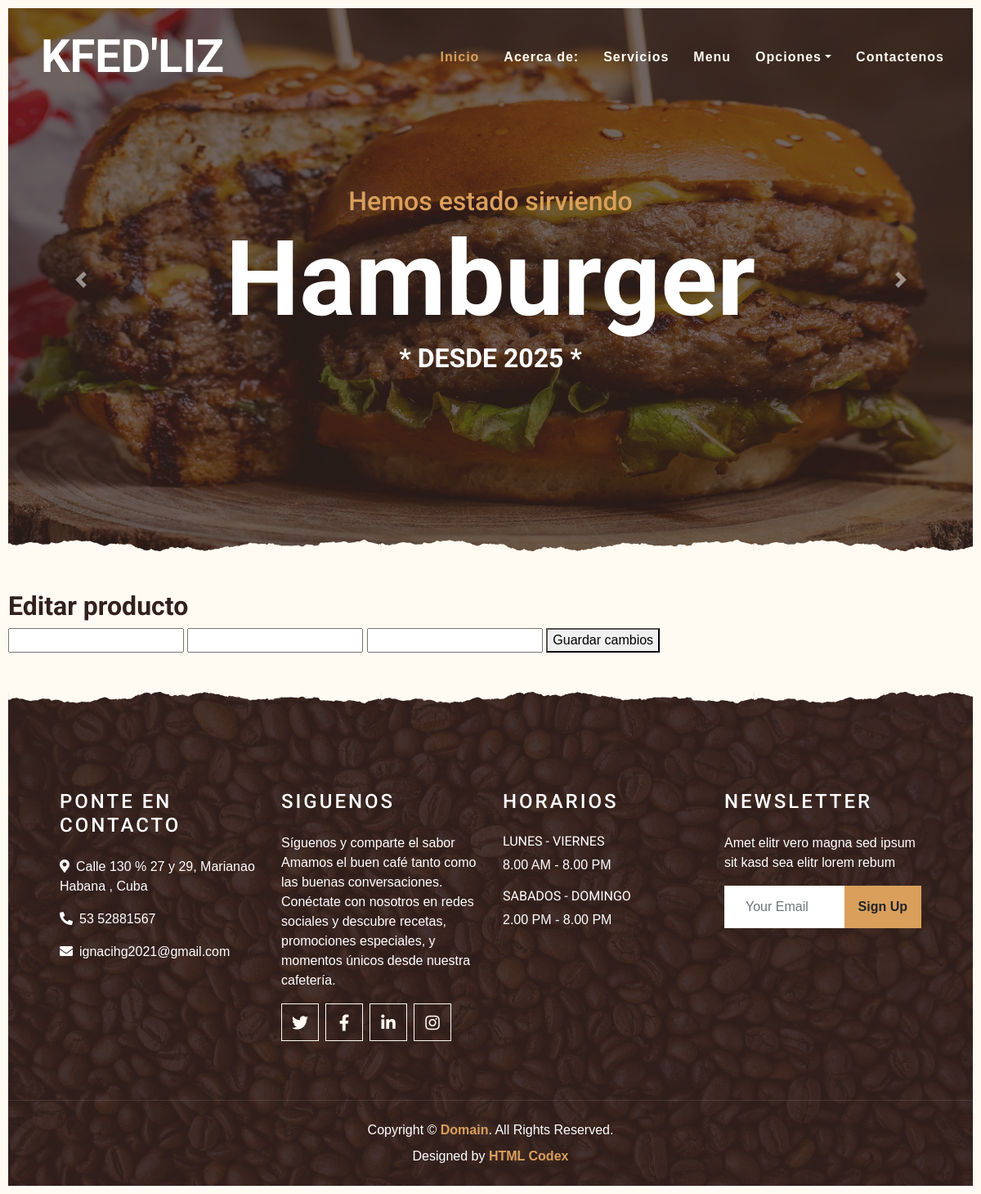
The page /editar/5 on the database as committed earlier.
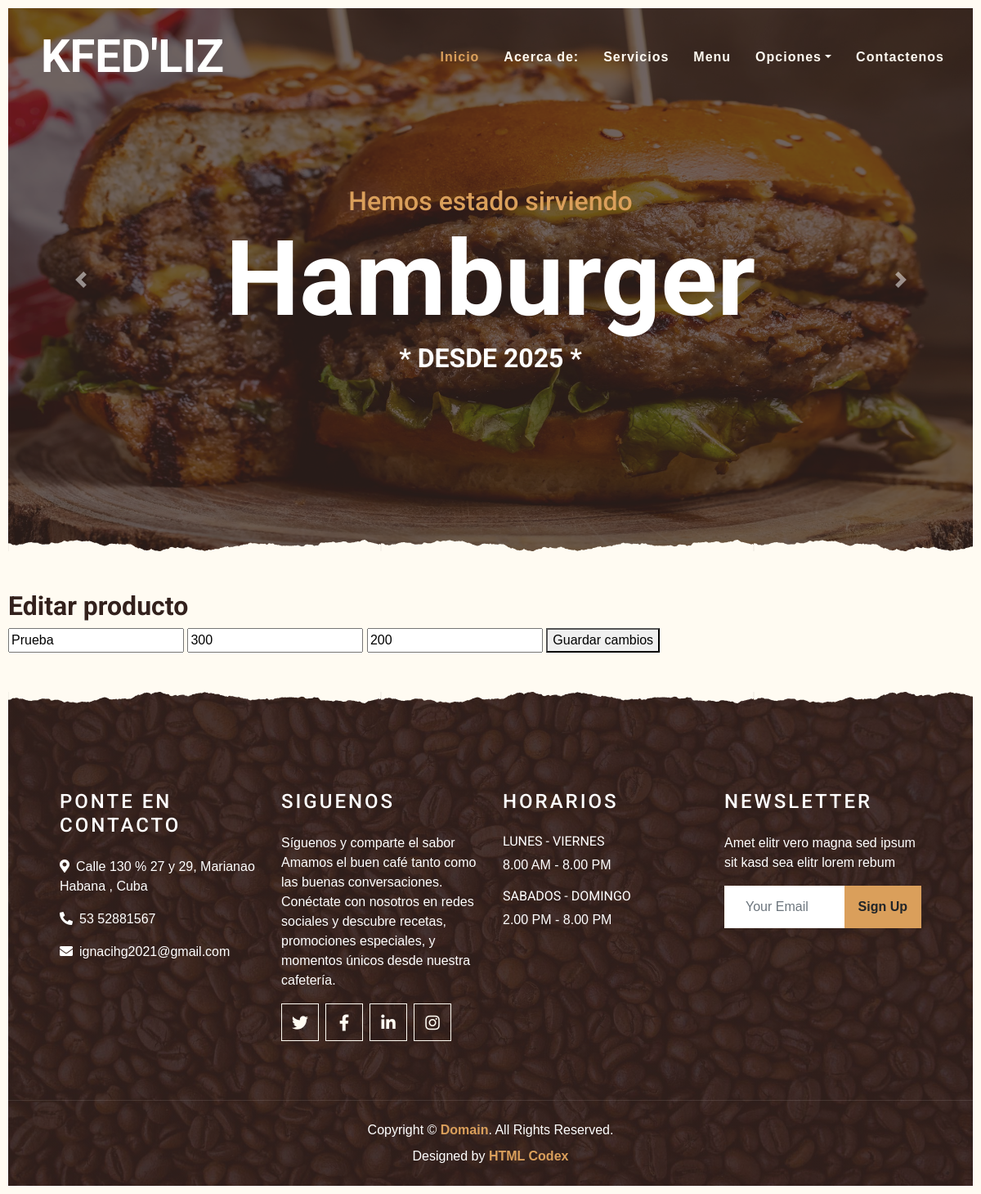
The same page on the database as committed later.
### tables this page shows
CREATE TABLE "productos" (
	"Nombre"	TEXT NOT NULL UNIQUE,
	"id"	INTEGER NOT NULL UNIQUE,
	"Cantidad"	NUMERIC NOT NULL,
	"Unidad"	TEXT,
	"Precio"	NUMERIC NOT NULL,
	"figura"	TEXT DEFAULT 'SinFig.png',
	"Tipo"	TEXT,
	"Descripcion"	TEXT,
	"PrecioV"	NUMERIC NOT NULL,
	PRIMARY KEY("id")
);

### api/__init__.py (the view)
    @app.route('/editar/<int:id>', methods=['GET', 'POST'])
    def editar_producto(id):
       db = get_db()
       if request.method == 'POST':
           nombre = request.form['nombre']
           cantidad = request.form['cantidad']
           precio = request.form['precio']
           db.execute(
                'UPDATE productos SET nombre = ?, cantidad = ?, precio = ? WHERE id = ?',
                (nombre, cantidad, precio, id)
                )
           db.commit()
           return redirect('/inventario')
       else:
           producto = db.execute('SELECT * FROM productos WHERE id = ?', (id,)).fetchone()
           return render_template('editar.html', producto=producto)

### api/db.py (called while the page is built)
def get_db():
    if 'db' not in g:
        g.db = sqlite3.connect(
            current_app.config['DATABASE'],
            detect_types=sqlite3.PARSE_DECLTYPES
        )
        g.db.row_factory = sqlite3.Row
    return g.db

### templates/editar.html (shortened to what this page needs)
{% extends 'index.html' %}
{% block contenido%}
<head>
    <h2>Editar producto</h2>
<form method="post">
    <input name="nombre" value="{{ producto['nombre'] }}" required>
    <input name="cantidad" type="number" value="{{ producto['cantidad'] }}" required>
    <input name="precio" type="number" step="0.01" value="{{ producto['precio'] }}" required>
    <button type="submit">Guardar cambios</button>
</form>
    {% endblock %}

Rows that differ between the two databases and show on the page:
added productos: nombre "Prueba", cantidad "300", precio "200"
